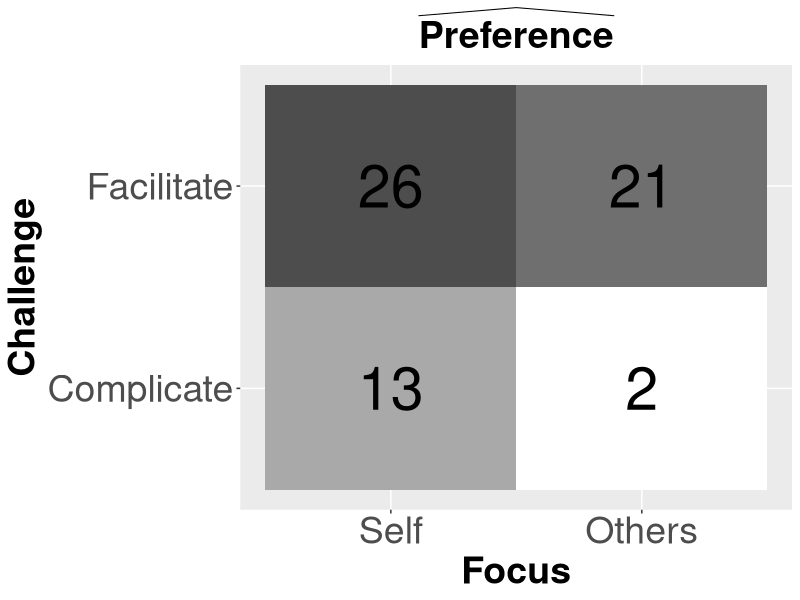
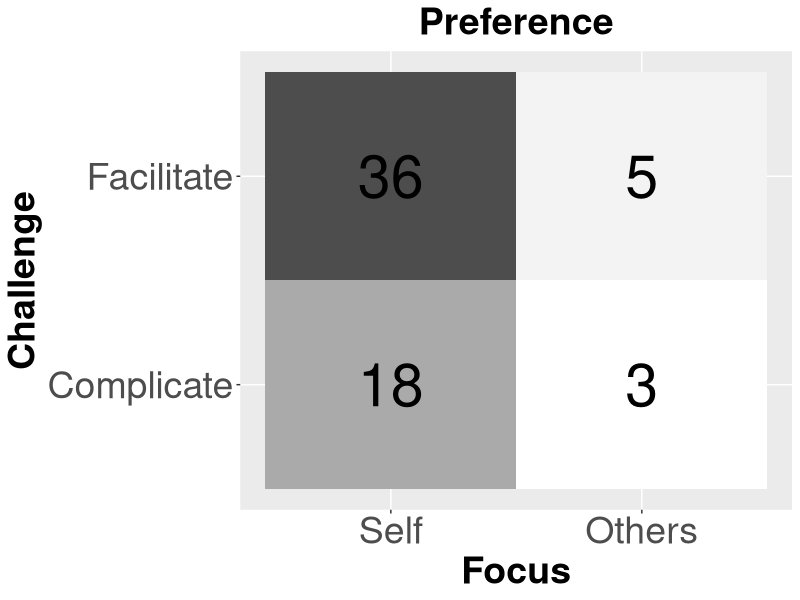

Recreate these plots in R, in order.
# Library
library(ggplot2)

# Dummy data
# focus <- c("Self", "Others")
# challenge <- c("Complicate", "Facilitate")
# data <- expand.grid(X=focus, Y=challenge)
# data$Z <- c("13", "26", "2", "21")
# print(data)


# p <- ggplot(data, aes(data$focus,data$challenge, fill=data$Z)) +
#     geom_tile()


# Dummy data
focus <- c("Self", "Others")
challenge <- c("Complicate", "Facilitate")
data <- expand.grid(X=focus, Y=challenge)
data$Z <- c(13,2,26,21)

print(data)

 
# Heatmap 
p <- ggplot(data, aes(x=X, y=Y, fill= Z)) + 
  geom_tile() +
  scale_fill_gradient(low="white",high="#4d4d4d",guide="none") +
  geom_text(aes(label = Z), size = 15, colour = "black") +
  xlab("Focus") + ylab("Challenge") +
  ggtitle(expression(widehat(bold("Preference")))) +
  theme(plot.title = element_text(size=27, hjust = 0.5), legend.text = element_text(size=27), axis.text = element_text(size = 27), axis.title = element_text(size = 27, face = "bold"), legend.title = element_blank(), legend.position = 'bottom')


ggsave(paste("heatmapEst.png", sep=''), height=5, width=6, units="in", dpi=300)

# Dummy data
focus <- c("Self", "Others")
challenge <- c("Complicate", "Facilitate")
data <- expand.grid(X=focus, Y=challenge)
data$Z <- c(18,3,36,5)

print(data)

 
# Heatmap 
p <- ggplot(data, aes(x=X, y=Y, fill= Z)) + 
  geom_tile() +
  scale_fill_gradient(low="white",high="#4d4d4d",guide="none") +
  geom_text(aes(label = Z), size = 15, colour = "black") +
  xlab("Focus") + ylab("Challenge") +
  ggtitle(expression(bold("Preference"))) +
  theme(plot.title = element_text(size=27, hjust = 0.5), legend.text = element_text(size=27), axis.text = element_text(size = 27), axis.title = element_text(size = 27, face = "bold"), legend.title = element_blank(), legend.position = 'bottom')


ggsave(paste("heatmapObs.png", sep=''), height=5, width=6, units="in", dpi=300)